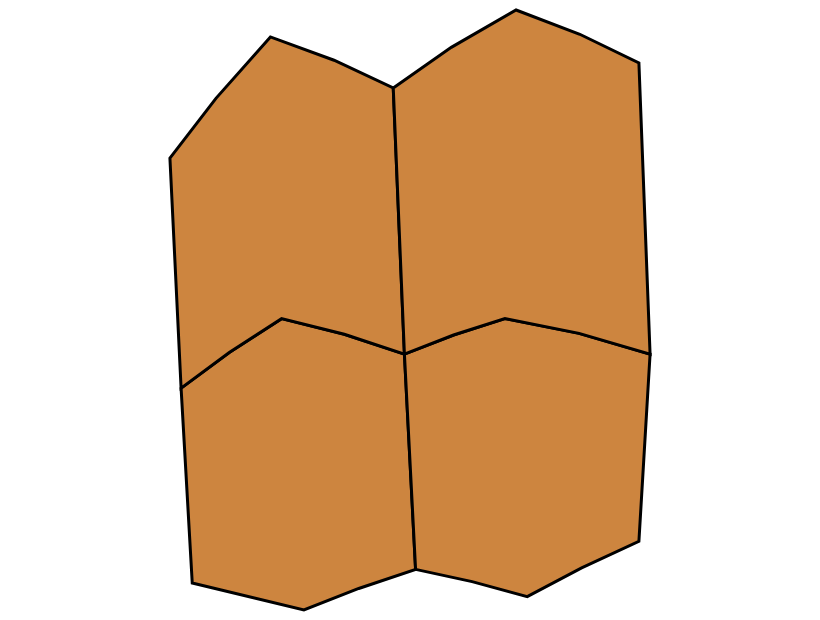

Express this chart as Vega-Lite.
### Vega-Lite specification from a JSON file in a GitHub repository (floating-point values rounded to 4 significant figures)
{"$schema": "https://vega.github.io/schema/vega-lite/v6.json", "padding": 5, "autosize": "none", "width": 400, "height": 300, "config": {"geoshape": {"fill": "peru", "stroke": "black", "strokeWidth": 1.5}}, "data": {"values": {"type": "FeatureCollection", "features": [{"type": "Feature", "properties": {"name": "west", "value": 3, "cat": "a"}, "geometry": {"type": "Polygon", "coordinates": [[[-11, 48], [-2, 52], [9, 50], [10, 36], [0, 33], [-10, 35], [-11, 48]]]}}, {"type": "Feature", "properties": {"name": "east", "value": 5, "cat": "b"}, "geometry": {"type": "Polygon", "coordinates": [[[9, 50], [18, 52], [31, 50], [30, 38], [20, 34], [10, 36], [9, 50]]]}}, {"type": "Feature", "properties": {"name": "north-west", "value": 2, "cat": "a"}, "geometry": {"type": "Polygon", "coordinates": [[[-12, 60], [-3, 65], [8, 63], [9, 50], [-2, 52], [-11, 48], [-12, 60]]]}}, {"type": "Feature", "properties": {"name": "north-east", "value": 8, "cat": "b"}, "geometry": {"type": "Polygon", "coordinates": [[[8, 63], [19, 66], [30, 64], [31, 50], [18, 52], [9, 50], [8, 63]]]}}]}, "format": {"property": "features"}}, "projection": {"type": "mercator"}, "mark": "geoshape"}
